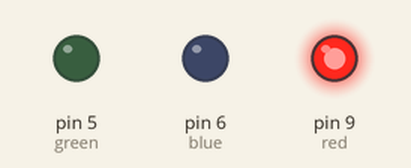
A sketch run on a simulated Arduino Uno, built with avr-gcc and run on an emulated ATmega328P. On the bench: output pins drawn as LEDs (lit = HIGH).

Above: at 0.5 s.
At 1.5 s:
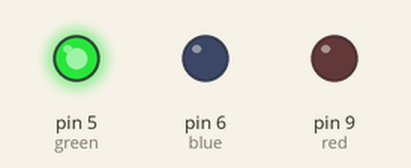
At 2.5 s:
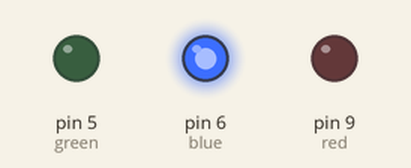
At 3.5 s:
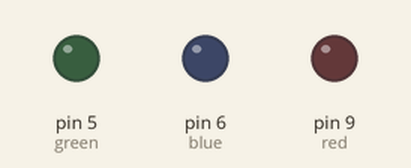
Timing chart, 0 to 5.2 s (numbered marks = the images above):
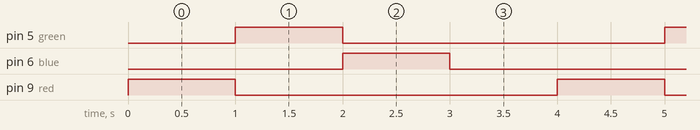

The sketch:

LedV1.0.ino
```cpp
int red = 9;
int green = 5;
int blue = 6 ;
void setup() {
  // put your setup code here, to run once:

pinMode (red,OUTPUT);
pinMode (green,OUTPUT);
pinMode (blue,OUTPUT);
}

void loop() {
  // put your main code here, to run repeatedly:


  digitalWrite(red,HIGH);
  delay(1000);
  digitalWrite(red,LOW);
  digitalWrite(green,HIGH);
  delay(1000);
  digitalWrite(green,LOW);
  digitalWrite(blue,HIGH);
  delay(1000);
  digitalWrite(blue,LOW);
  delay(1000);

}
```

Measured:
- by itself, pin 5 (green), pin 6 (blue), pin 9 (red): alternates HIGH for 1.0 s and LOW for 3.0 s
- by itself, everything shown: repeats every 4.0 s, in 4 steps
